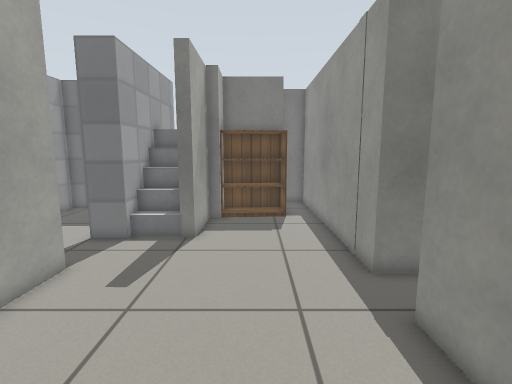
view 1 (above)

15 first-person views from a walk through a world built for the Gazebo simulator. The camera is 0.9 m above the floor, tilts 8° down and sees 85° across. The floor is counted in squares, 0.25 m on a side. Each view is taken from the middle of a square. On the plan, view 1 faces up. The plan holds only what a view shows up to about 20 squares ahead; the rest is blank. The place goes on beyond the plan. The robots in the file are not drawn. Simple patterns stand in for the simulator's built-in surfaces.

view 2
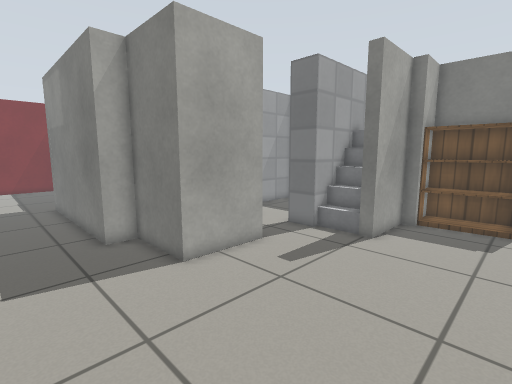

view 3
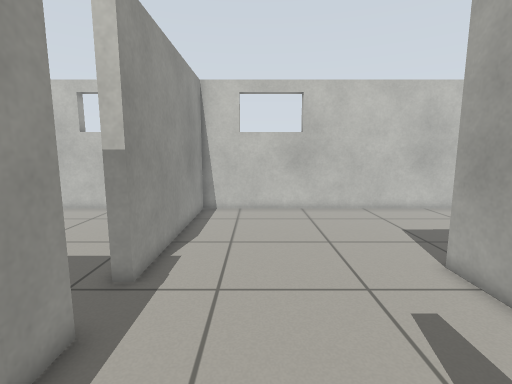

view 4
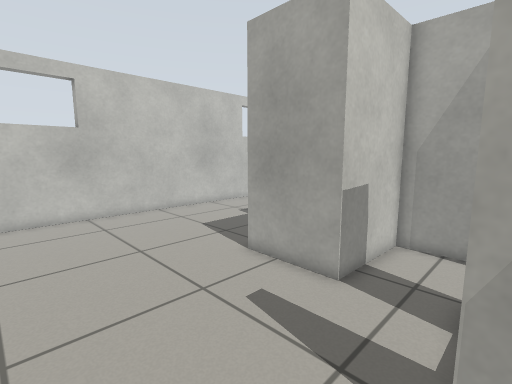

view 5
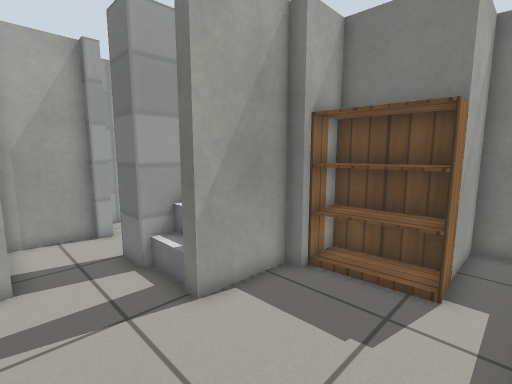

view 6
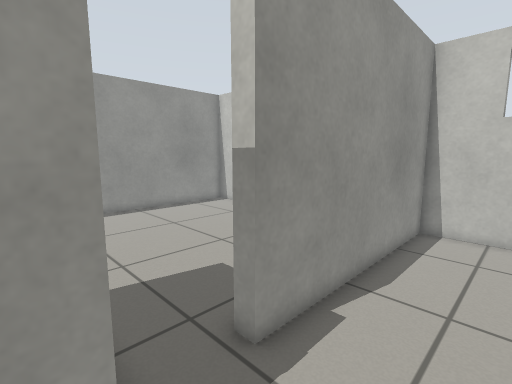

view 7
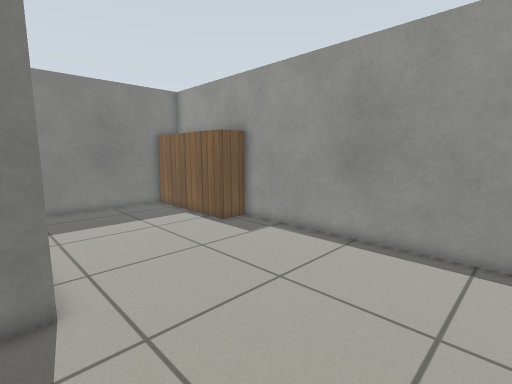

view 8
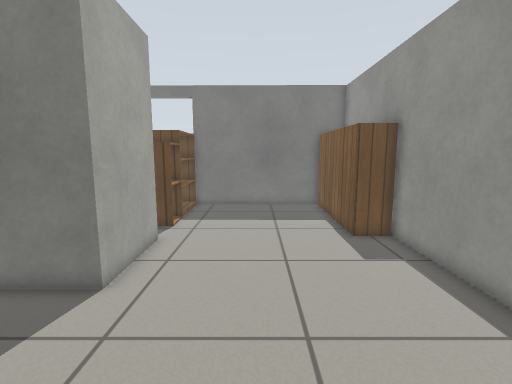

view 9
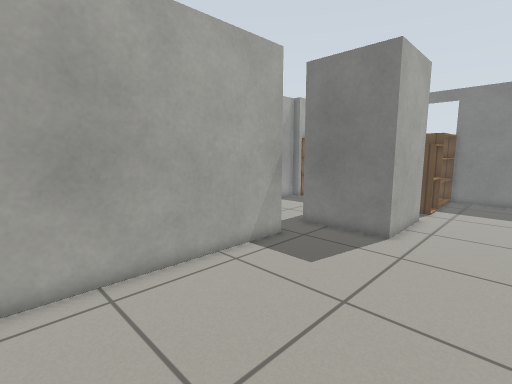

view 10
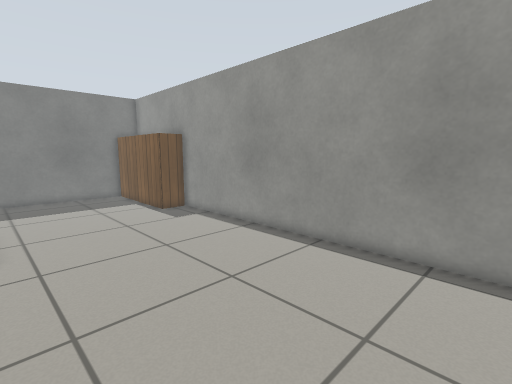

view 11
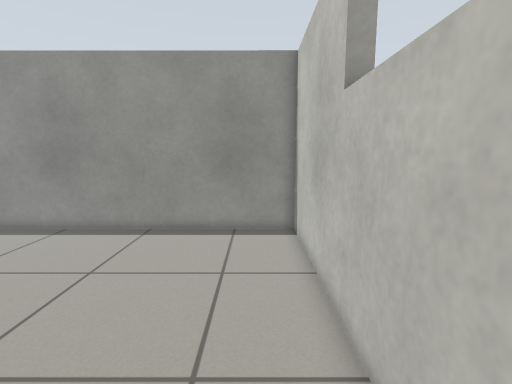

view 12
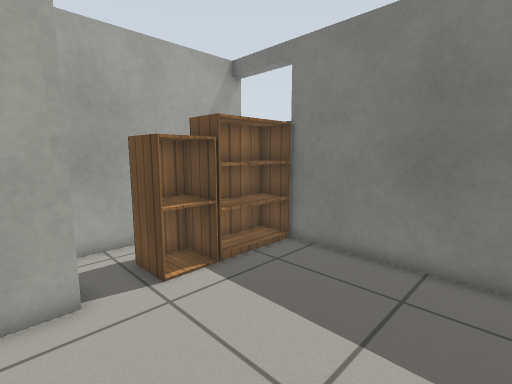

view 13
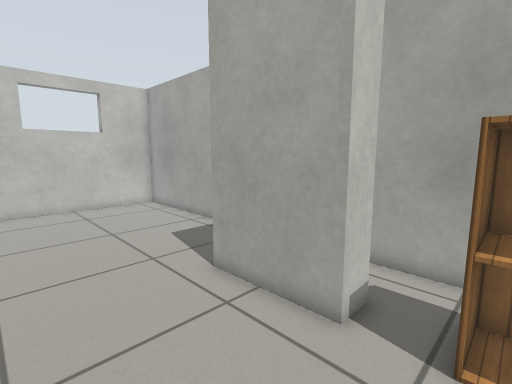

view 14
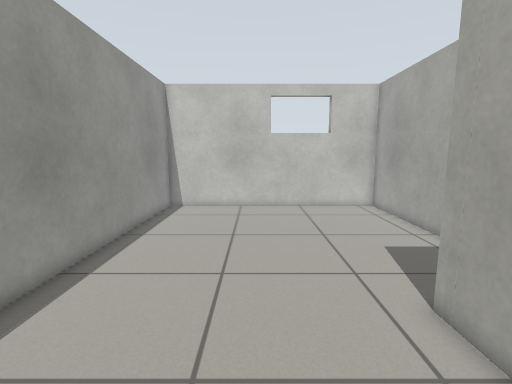

view 15
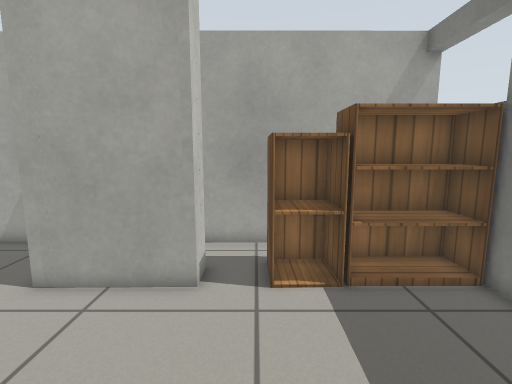

### Floor plan
Ten units are one square. View 1 is at (0, 0); x grows to the right and y downward. Boxes are objects, and circles mark ways between rooms. Rooms are numbered by the first view taken in them; rooms with no view inside come last. Other rooms are left out.
<svg viewBox="-120 -214 305 267">
<path fill="none" stroke="#000" d="M-60 -56 -60 -46 -96 -46 -96 -33 -115 -33M-115 48 34 48 34 -56M-26 -153 -26 -116 -33 -116M-19 -171 -19 -150 -25 -150M-60 -83 -60 -56M-53 -185 -53 -163M44 -80 34 -80 34 -203M16 -203 16 -173M34 -56 40 -56M65 -124 79 -124 79 -80 44 -80M40 -56 40 48 179 48 180 -202 75 -203M40 -209 40 -114M-103 -104 -102 -85 -60 -83M-54 -114 -70 -114"/>
<rect x="-55" y="-165" width="20" height="50" fill="#bbb"><title>stairs</title></rect>
<rect x="-15" y="-175" width="40" height="30" fill="#bbb"><title>bookshelf</title></rect>
<rect x="55" y="-165" width="30" height="30" fill="#bbb"><title>cabinet</title></rect>
<rect x="55" y="-205" width="30" height="40" fill="#bbb"><title>bookshelf</title></rect>
<rect x="155" y="-165" width="20" height="40" fill="#bbb"><title>bookshelf</title></rect>
<rect x="155" y="-205" width="20" height="40" fill="#bbb"><title>bookshelf</title></rect>
<circle cx="-15" cy="-50" r="3" fill="#2a7"/>
<circle cx="40" cy="-65" r="3" fill="#2a7"/>
<circle cx="-65" cy="-95" r="3" fill="#2a7"/>
<text x="-40" y="0">1</text>
<text x="-20" y="-130">2</text>
<text x="110" y="-70">3</text>
<text x="-80" y="-100">4</text>
</svg>
Room 1 opens to room 2. Room 2 opens to room 3. Room 2 opens to room 4.

Where each view was taken, in squares from view 1:
view 1: 0 up, 0 right, facing up
view 2: 0 up, 2 right, facing up-left
view 3: 13 up, 0 right, facing down
view 4: 12 up, 1 right, facing down-left
view 5: 8 up, 3 right, facing up-left
view 6: 9 up, 0 right, facing down-right
view 7: 1 up, 7 right, facing up-right
view 8: 1 up, 12 right, facing up
view 9: 4 down, 12 right, facing up-left
view 10: 4 down, 8 right, facing up-right
view 11: 3 down, 5 right, facing right
view 12: 11 up, 15 right, facing up-left
view 13: 15 up, 13 right, facing down-left
view 14: 14 up, 12 right, facing down
view 15: 14 up, 15 right, facing left
